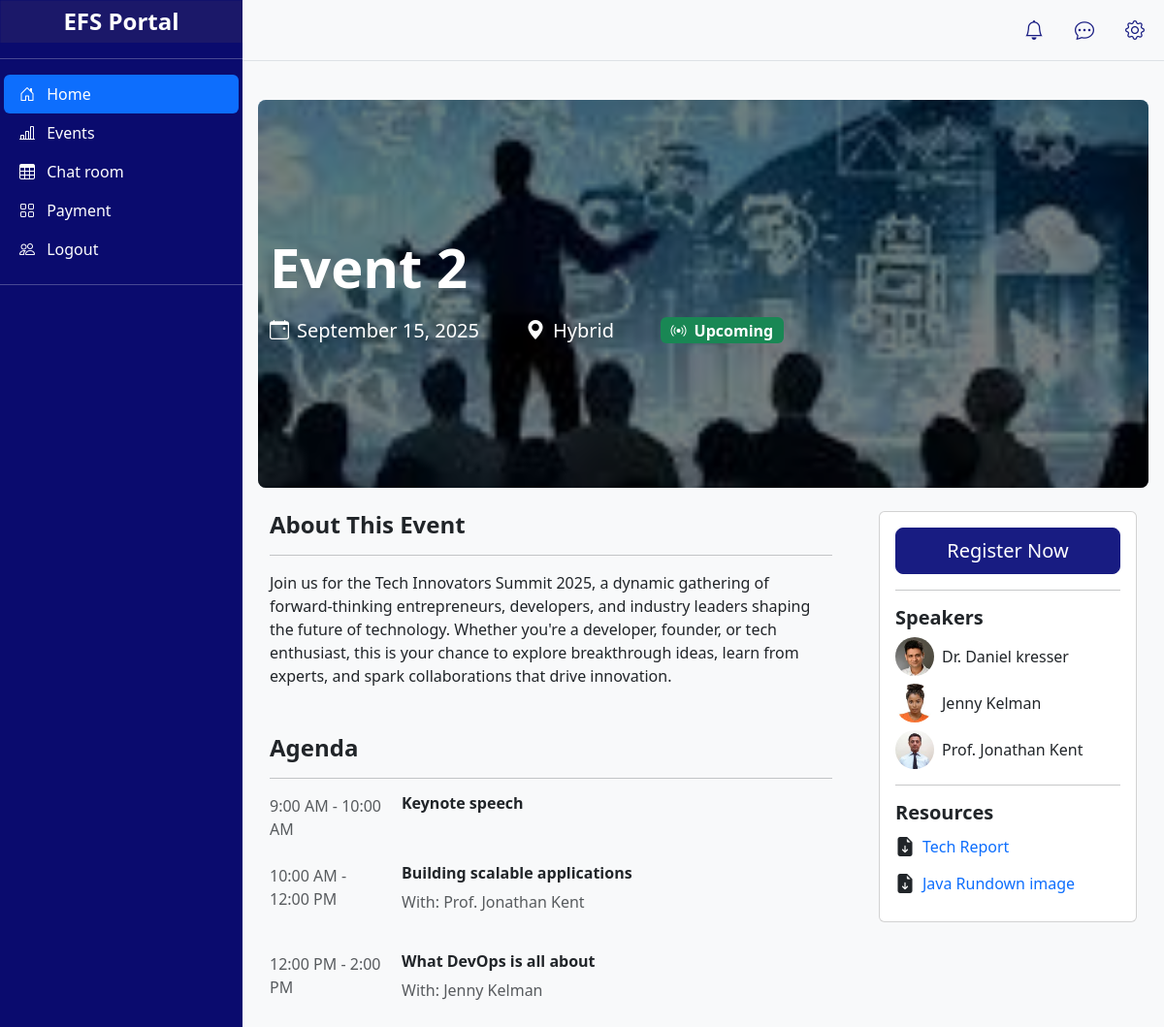
Screenshot of /event/7/ with the database file from the repository.
### core/models.py (models this page shows, shortened)
class Event(models.Model):
    class EventType(models.TextChoices):
        PHYSICAL = 'Physical', 'Physical'
        ONLINE = 'Online', 'Online'
        HYBRID = 'Hybrid', 'Hybrid'
    name = models.CharField(max_length=200)
    start_datetime = models.DateTimeField(help_text="The date and time the event starts.")
    end_datetime = models.DateTimeField(
        help_text="The date and time the event ends.",
        blank=True, # Make it optional, as some events might be single points in time
        null=True
    )
    created_at = models.DateTimeField(auto_now_add=True, help_text="The date the event was created in the system.")
    event_type = models.CharField(
        max_length=10,
        choices=EventType.choices,
        default=EventType.PHYSICAL,
        help_text="The format of the event."
    )
    physical_location = models.CharField(
        max_length=255,
        blank=True,
        help_text="The address or venue for physical or hybrid events."
    )
    online_link = models.URLField(
        max_length=255,
        blank=True,
        help_text="The meeting/stream link for online or hybrid events."
    )
    description = models.TextField(blank=True, help_text="Optional: A detailed description of the event.")
    is_active = models.BooleanField(default=True, help_text="Uncheck this to hide the event from public view.")
    speakers = models.ManyToManyField(
        'Speaker',
        blank=True,
        related_name='events',
        help_text="Select speakers for this event."
    )
    featured_image = models.ImageField(
        upload_to='event_images/',
        blank=True,
        null=True,
        help_text="A featured image for the event, displayed on home/list pages."
    )
    class Meta:
        ordering = ['start_datetime']
        verbose_name = "Event"
        verbose_name_plural = "Events"
    @property
    def featured_image_url(self):
        if self.featured_image:
            return self.featured_image.url
        else:
            return static('images/default.png')
    @property
    def event_status(self):
        now = timezone.now()
        if self.end_datetime and self.end_datetime < now:
            return 'Past'
        if self.start_datetime > now:
            return 'Upcoming'
        else:
            return 'Ongoing'
    @property
    def is_past(self):
        return self.event_status == 'Past'

class Session(models.Model):
    event = models.ForeignKey(Event, on_delete=models.CASCADE, related_name='sessions')
    title = models.CharField(max_length=200)
    description = models.TextField(blank=True)
    start_time = models.TimeField()
    end_time = models.TimeField()
    speakers = models.ManyToManyField(
        Speaker,
        blank=True,
        related_name='sessions',
        help_text="Speakers for this specific session."
    )
    class Meta:
        ordering = ['start_time']
        verbose_name = "Event Session"
        verbose_name_plural = "Event Sessions"

class Speaker(models.Model):
    name = models.CharField(max_length=200, help_text="The speaker's full name.")
    bio = models.TextField(help_text="A short biography of the speaker.")
    picture = models.ImageField(
        upload_to='speakers/',
        blank=True,
        null=True,
        help_text="A headshot or profile picture for the speaker."
    )
    user = models.ForeignKey(
        User,
        on_delete=models.SET_NULL, # If the user is deleted, don't delete the speaker profile
        null=True,
        blank=True,
        related_name='speaker_profile',
        help_text="(Optional) Link this speaker to a registered user account."
    )
    class Meta:
        ordering = ['name']
        verbose_name = "Speaker"
        verbose_name_plural = "Speakers"
    @property
    def picture_url(self):
        if self.picture:
            return self.picture.url
        else:
            return static('images/default.png')

class EventResource(models.Model):
    event = models.ForeignKey(Event, on_delete=models.CASCADE, related_name='resources')
    speaker = models.ForeignKey('Speaker', on_delete=models.CASCADE, related_name='resources')
    title = models.CharField(max_length=200, help_text="A user-friendly title for the resource.")
    file = models.FileField(upload_to='event_resources/', help_text="The uploaded file (PDF, PPT, image, etc.).")
    is_visible = models.BooleanField(
        default=False,
        help_text="Check this box to make the resource visible to public attendees."
    )
    uploaded_by = models.ForeignKey(
        User,
        on_delete=models.SET_NULL,
        null=True,
        blank=True,
        related_name='uploaded_resources',
        help_text="The user account that performed the upload."
    )
    uploaded_at = models.DateTimeField(auto_now_add=True)
    class Meta:
        ordering = ['event', 'speaker', 'title']
        verbose_name = "Event Resource"
        verbose_name_plural = "Event Resources"

### core/views.py (the view)
# urls.py: path('event/<int:event_id>/', views.event_detail, name='event_detail'),
def event_detail(request, event_id):
    event = get_object_or_404(Event, pk=event_id)
    sessions = event.sessions.prefetch_related('speakers').all()
    resources = event.resources.filter(is_visible=True)
    is_registered = False
    if request.user.is_authenticated:
        is_registered = Attendee.objects.filter(user=request.user, event=event).exists()
    context = {
        'event': event,
        'sessions': sessions,
        'resources': resources,
        'is_registered': is_registered,
    }
    return render(request, 'event_detail.html', context)

### templates/event_detail.html (shortened to what this page needs)
{% extends 'efs_dashboard_base.html' %}
{% load static %}
{% block main %}
<div class="event-hero-banner mb-4" style="background-image: url('{{ event.featured_image_url }}');">
  <div class="hero-overlay d-flex align-items-center">
    <div class="container text-white">
      <h1 class="display-4 fw-bold">{{ event.name }}</h1>
      <div class="row mt-3 fs-5 align-items-center flex-wrap">
        <div class="col-auto d-flex align-items-center me-4 mb-2">
          <i class="bi bi-calendar-event me-2"></i> {{ event.start_datetime|date:"F d, Y" }}
        </div>
        <div class="col-auto d-flex align-items-center me-4 mb-2">
          <i class="bi bi-geo-alt-fill me-2"></i> {{ event.get_event_type_display }}
        </div>
        <div class="col-auto d-flex align-items-center mb-2">
          <span class="badge fs-6
            {% if event.event_status == 'Ongoing' %}bg-danger
            {% elif event.event_status == 'Upcoming' %}bg-success
            {% else %}bg-secondary{% endif %}">
            <i class="bi bi-broadcast me-1"></i> {{ event.event_status }}
          </span>
        </div>
      </div>
    </div>
  </div>
</div>
<div class="container">
  <div class="row g-5">
    <div class="col-lg-8">
      <h4 class="fw-bold">About This Event</h4>
      <hr>
      <p style="white-space: pre-wrap;">{{ event.description|linebreaks }}</p>
      <h4 class="fw-bold mt-5">Agenda</h4>
      <hr>
      {% for session in sessions %}
        <div class="d-flex mb-4">
          <div class="flex-shrink-0 text-muted me-3" style="width: 120px;">
            {{ session.start_time|time:"g:i A" }} - {{ session.end_time|time:"g:i A" }}
          </div>
          <div class="flex-grow-1">
            <h6 class="fw-bold">{{ session.title }}</h5>
            {% if session.speakers.all %}
              <p class="text-muted">
                With:
                {% for speaker in session.speakers.all %}
                  {{ speaker.name }}{% if not forloop.last %}, {% endif %}
                {% endfor %}
              </p>
            {% endif %}
          </div>
        </div>
      {% empty %}
        <p>The full agenda will be posted soon.</p>
      {% endfor %}
    </div>
    <div class="col-lg-4">
      <div class="card position-sticky" style="top: 2rem;">
        <div class="card-body">
          {% if event.is_past %}
            <a href="#" class="btn btn-secondary w-100 disabled">Event has ended</a>
          {% elif is_registered %}
            <a href="#" class="btn btn-success w-100 disabled">
              <i class="bi bi-check-circle-fill me-2"></i> You are registered
            </a>
          {% else %}
             <a href="{% url 'answer_event_questions' event.id %}" class="btn btn-primary btn-lg w-100">Register Now</a>
          {% endif %}
          <hr>
          <h5 class="fw-bold">Speakers</h5>
          {% for speaker in event.speakers.all %}
            <div class="d-flex align-items-center mb-2">
              <img src="{{ speaker.picture_url }}" class="rounded-circle me-2" width="40" height="40" style="object-fit: cover;">
              <span>{{ speaker.name }}</span>
            </div>
          {% empty %}
            <p class="text-muted">Speakers to be announced.</p>
          {% endfor %}
          <hr>
          <h5 class="fw-bold">Resources</h5>
          {% for resource in resources %}
            <div class="d-flex align-items-center mb-2">
              <i class="bi bi-file-earmark-arrow-down-fill me-2 fs-5"></i>
              <a href="{{ resource.file.url }}" target="_blank" class="text-decoration-none">{{ resource.title }}</a>
            </div>
          {% empty %}
            <p class="text-muted">No resources available yet.</p>
          {% endfor %}
        </div>
      </div>
    </div>
  </div>
</div>
{% endblock %}

### static/dashboard.css (style rules this page uses)
body { overflow-x: hidden; }
.btn-primary { background-color: rgb(24, 28, 130); border-color: rgb(24, 28, 130); }
.event-hero-banner { height: 400px; background-size: cover; background-position: center center; position: relative; border-radius: 0.5rem; }
.hero-overlay { position: absolute; top: 0; left: 0; right: 0; bottom: 0; background-color: rgba(0, 0, 0, 0.5); border-radius: 0.5rem; }

### rows the page displays
Event: featured_image_url (picture), name "Event 2", start_datetime "September 15, 2025", event_type "Hybrid", event_status "Upcoming", description "Join us for the Tech Innovators Summit 2025, a dynamic gathering of forward-thinking entrepreneurs, developers, and industry leaders shaping the future of technology. Whether you're a developer, founder, or tech enthusiast, this is your chance to explore breakthrough ideas, learn from experts, and spark collaborations that drive innovation."
Session: start_time "9:00 AM", end_time "10:00 AM", title "Keynote speech"
Session: start_time "10:00 AM", end_time "12:00 PM", title "Building scalable applications"
Speaker: name "Prof. Jonathan Kent", picture_url (picture)
Session: start_time "12:00 PM", end_time "2:00 PM", title "What DevOps is all about"
Speaker: name "Jenny Kelman", picture_url (picture)
Speaker: picture_url (picture), name "Dr. Daniel kresser"
EventResource: title "Tech Report"
EventResource: title "Java Rundown image"
